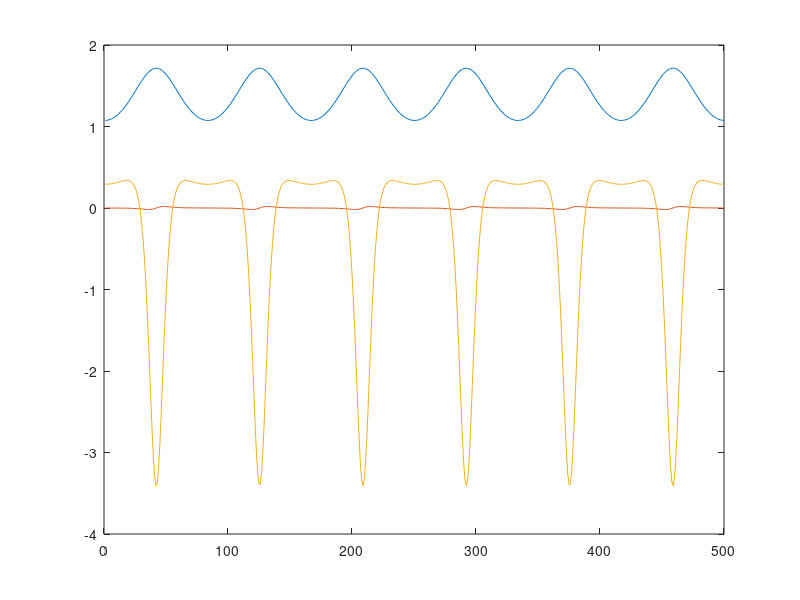

Source code (MATLAB): (Note: this script raises an error after producing the figure.)
if 1
    max_psi = 5e2;
    max_sig = 3e2;
    
    gpsi = zeros(max_psi,max_sig);
    psi = (0.5:max_psi)'/max_psi*2*pi;
    sig = (0:max_sig-1)/(max_sig-1);
    
	dsig = mean(diff(sig));
    dpsi = mean(diff(psi));
    
    gpsi = ones(max_psi,1)*((0:max_sig-1)/999*(-log(0.1)) + log(0.1));
    gpsi(:,end) = log(1 + 5*cos(3*psi).^2);
    
    nn = max_psi*max_sig;
    e = ones(nn,1);
%     M = spdiags([e e -4*e e e],[-max_psi -1:1 max_psi],nn,nn);
%     for j=1:max_sig
%         M((j-1)*max_psi+1, j*max_psi) = 1;
%         M(j*max_psi, (j-1)*max_psi+1) = 1;
%         if j<max_sig
%             M(j*max_psi, j*max_psi+1) = 0;
%             M(j*max_psi+1, j*max_psi) = 0;
%         end
%     end

%     tmp = - M(max_psi+1:end-max_psi,max_psi+1:end-max_psi)\(M(max_psi+1:end-max_psi,1:max_psi)*gpsi(:,1) + M(max_psi+1:end-max_psi,end-max_psi+1:end)*gpsi(:,end));
%     gpsi(:,2:end-1) = reshape(tmp,max_psi,max_sig-2);
%     gpsi = exp(gpsi);

    Mpsi = spdiags([e -2*e e],[-1:1],nn,nn);
    Msig = spdiags([e -2*e e],[-max_psi 0 max_psi],nn,nn);
    for j=1:max_sig
        Msig((j-1)*max_psi+1, j*max_psi) = 1;
        Msig(j*max_psi, (j-1)*max_psi+1) = 1;
        if j<max_sig
            Mpsi(j*max_psi, j*max_psi+1) = 0;
            Mpsi(j*max_psi+1, j*max_psi) = 0;
        end
    end

    tmp = - (Msig(max_psi+1:end-max_psi,max_psi+1:end-max_psi)+Mpsi(max_psi+1:end-max_psi,max_psi+1:end-max_psi))\...
        ((Msig(max_psi+1:end-max_psi,1:max_psi)+Mpsi(max_psi+1:end-max_psi,1:max_psi))*gpsi(:,1) + ...
        (Msig(max_psi+1:end-max_psi,end-max_psi+1:end)+Mpsi(max_psi+1:end-max_psi,end-max_psi+1:end))*gpsi(:,end));
    gpsi(:,2:end-1) = reshape(tmp,max_psi,max_sig-2);
    gpsi = exp(gpsi);

    nshift = zeros(max_psi,1);
    ffun = nshift;
end

if 1
    close all
    tmax = 1e3;
    dt = 1e-3;
    resx = zeros(length(psi),tmax);
    resy = resx;
    for t = 1:tmax
        
        [fsig,fpsi] = gradient(-1./gpsi,dsig,dpsi);
        fpsi = fpsi*dsig.*gpsi.^2;
        p = zeros(length(psi),length(sig),2);
        for j=1:max_psi
            p(j,1,1) = 0.1*cos(psi(j));
            p(j,1,2) = 0.1*sin(psi(j));
            v = [cos(psi(j)) sin(psi(j))];
            p(j,2,1) = p(j,1,1) + v(1)*dsig*gpsi(j,1);
            p(j,2,2) = p(j,1,2) + v(2)*dsig*gpsi(j,1);
            for k=2:length(sig)-1
                v = sqrt(1-fpsi(j,k)^2)*v - fpsi(j,k)*[-v(2) v(1)];
                v = v/sqrt(sum(v.^2));
                p(j,k+1,1) = p(j,k,1) + v(1)*dsig*gpsi(j,k);
                p(j,k+1,2) = p(j,k,2) + v(2)*dsig*gpsi(j,k);
            end
        end
        plot(squeeze(p([1:5:end 1],:,1))',squeeze(p([1:5:end 1],:,2))','b',squeeze(p([1:end 1],[1:5:end end],1)),squeeze(p([1:end 1],[1:5:end end],2)),'r');
        axis image
        title(t)
        drawnow
        
        resx(:,t) = squeeze(p(:,end,1));
        resy(:,t) = squeeze(p(:,end,2));
        
        npsi = gradient(nshift,dpsi);
        v = 1./(sum(gpsi,2)*dsig);
        vpsi = gradient(v.^2,dpsi);
        nshift = nshift - dt*vpsi./gpsi(:,end)/4;
        gpsi(:,end) = gpsi(:,end) + dt*(v.*fsig(:,end) + npsi./gpsi(:,end));
        plot(1:max_psi,v.^2,1:max_psi,nshift./gpsi(:,end)*100,1:max_psi,v.*fsig(:,end)/10)
        
        
        gpsi = log(gpsi);
        tmp = - M(max_psi+1:end-max_psi,max_psi+1:end-max_psi)\(M(max_psi+1:end-max_psi,1:max_psi)*gpsi(:,1) + M(max_psi+1:end-max_psi,end-max_psi+1:end)*gpsi(:,end));
        gpsi(:,2:end-1) = reshape(tmp,max_psi,max_sig-2);
        gpsi = exp(gpsi);

    end
end

return 

plot(squeeze(p([1:5:end/5 end/5],:,1))',squeeze(p([1:5:end/5 end/5],:,2))','b',squeeze(p(1:end/5,[1:5:end end],1)),squeeze(p(1:end/5,[1:5:end end],2)),'r');
axis image
axis off

plot(squeeze(p([1:5:end/10 end/10],:,1))',squeeze(p([1:5:end/10 end/10],:,2))','b',squeeze(p(1:end/10,[1:5:end end],1)),squeeze(p(1:end/10,[1:5:end end],2)),'r');
axis image
axis off
